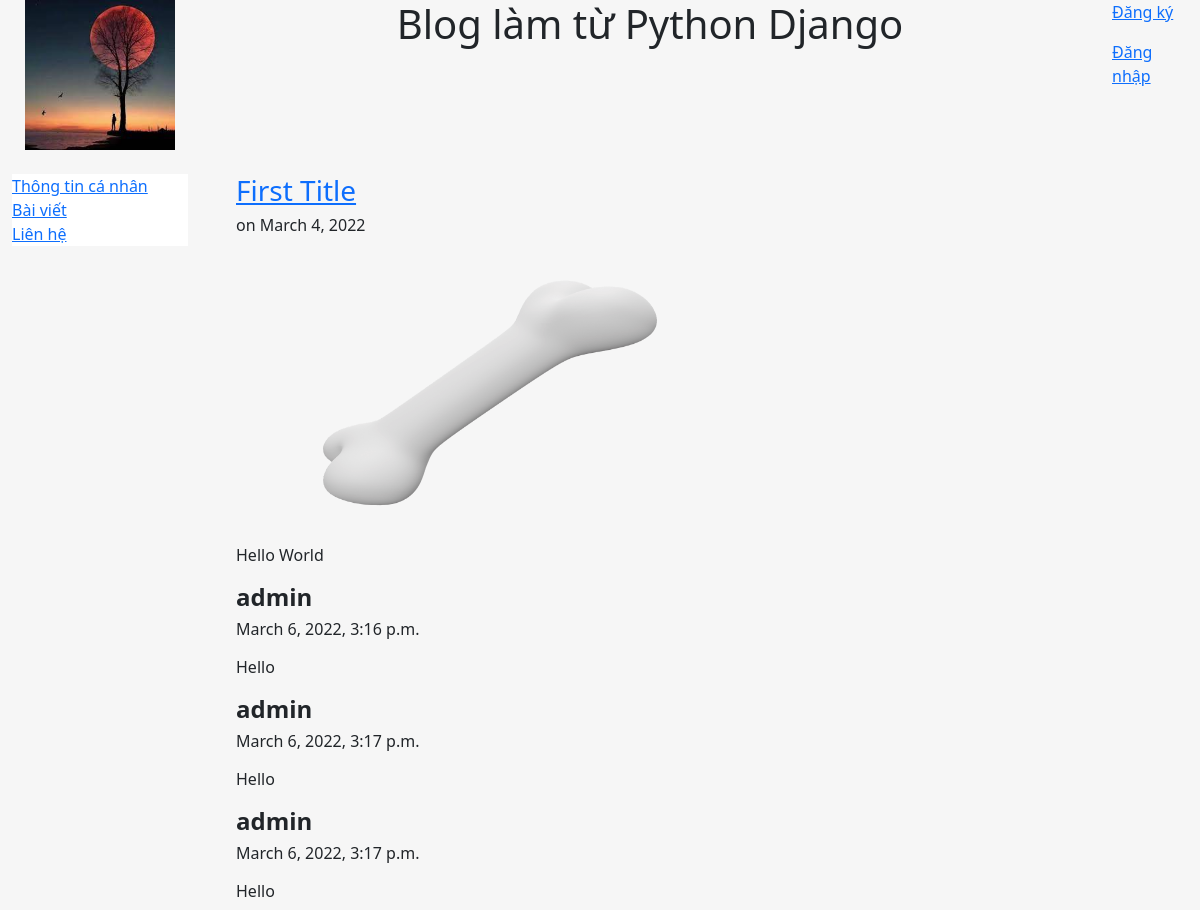
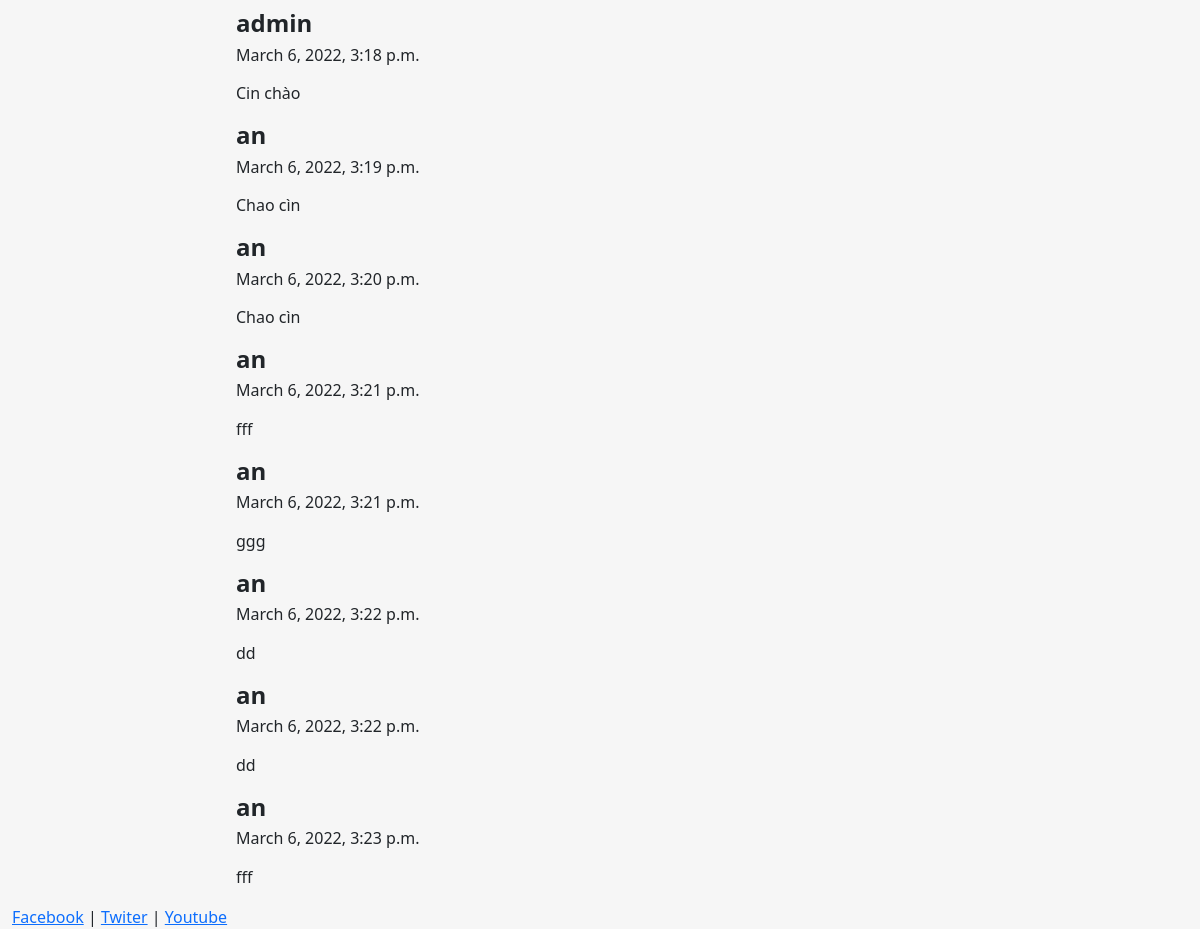
Page /blog/1/ on the committed database (2 pictures, top to bottom).
### blog/models.py (models this page shows, shortened)
class Post(models.Model):
    title = models.CharField(max_length=100)
    body = models.TextField()
    date = models.DateField(auto_now_add=True)
    image = models.ImageField(null=True)

class Comment(models.Model):
    post = models.ForeignKey(Post, on_delete = models.CASCADE, related_name='comments')
    author = models.ForeignKey(settings.AUTH_USER_MODEL, on_delete=models.CASCADE)
    body = models.TextField()
    date = models.DateField(auto_now_add=True)

### blog/views.py (the view)
# urls.py: path('<int:pk>/', views.post, name='post'),
def post(request, pk):
    post = get_object_or_404(Post, pk = pk)
    form = CommentForm()
    if request.method == "POST":
        form = CommentForm(request.POST, author=request.user, post=post)
        if form.is_valid():
            form.save()
            return HttpResponseRedirect(request.path)
    return render(request, 'blog/post.html', {"post": post, "form": form})

### blog/templates/blog/post.html (shortened to what this page needs)
{% extends "pages/base.html" %}
{% block content %}
<h3><a href="{% url 'post' post.id %}">{{post.title}}</a></h3>
<h6>on {{post.date}}</h6>
<img src="{{post.image.url}}" alt="" width="500px" height="300px">
{{post.body|safe|linebreaks}}
{% for comment in post.comments.all %}
    <h4><strong>{{comment.author}}</strong></h4>
    <h6><p>{{comment.date}}</p></h6>
    <p>{{comment.body|linebreaks}}</p>
{% endfor %}
{% endblock %}

### home/templates/pages/base.html (style rules this page uses)
html, body { height: 100%; background-color: #f6f6f6; }

### rows in the picture
Post: title "First Title", date "March 4, 2022", image (picture), body "Hello World"
Comment: author "admin", date "March 6, 2022, 3:16 p.m.", body "Hello"
Comment: author "admin", date "March 6, 2022, 3:17 p.m.", body "Hello"
Comment: author "admin", date "March 6, 2022, 3:17 p.m.", body "Hello"
Comment: author "admin", date "March 6, 2022, 3:18 p.m.", body "Cin chào"
Comment: author "an", date "March 6, 2022, 3:19 p.m.", body "Chao cìn"
Comment: author "an", date "March 6, 2022, 3:20 p.m.", body "Chao cìn"
Comment: author "an", date "March 6, 2022, 3:21 p.m.", body "fff"
Comment: author "an", date "March 6, 2022, 3:21 p.m.", body "ggg"
Comment: author "an", date "March 6, 2022, 3:22 p.m.", body "dd"
Comment: author "an", date "March 6, 2022, 3:22 p.m.", body "dd"
Comment: author "an", date "March 6, 2022, 3:23 p.m.", body "fff"
